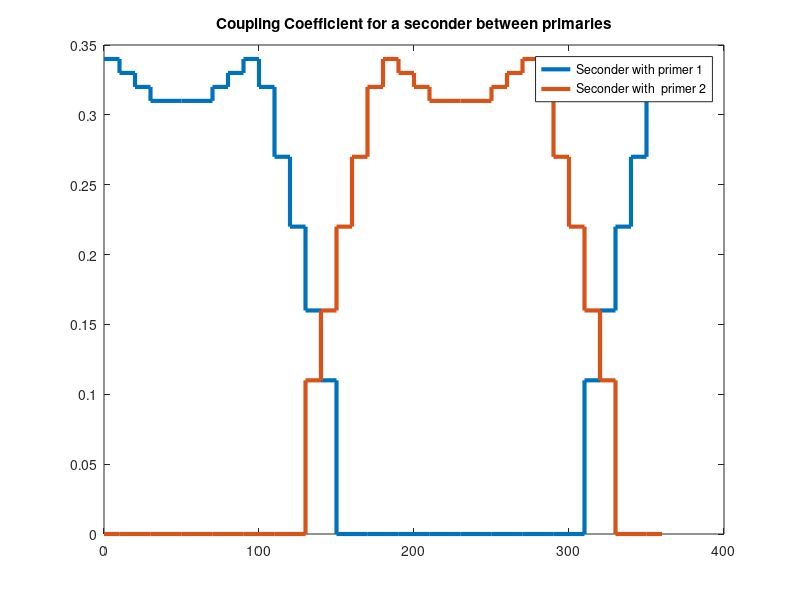
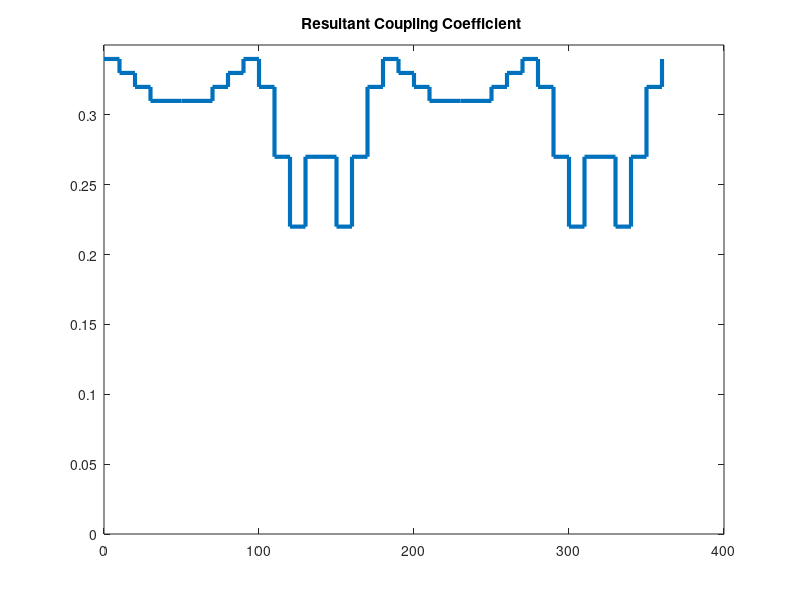
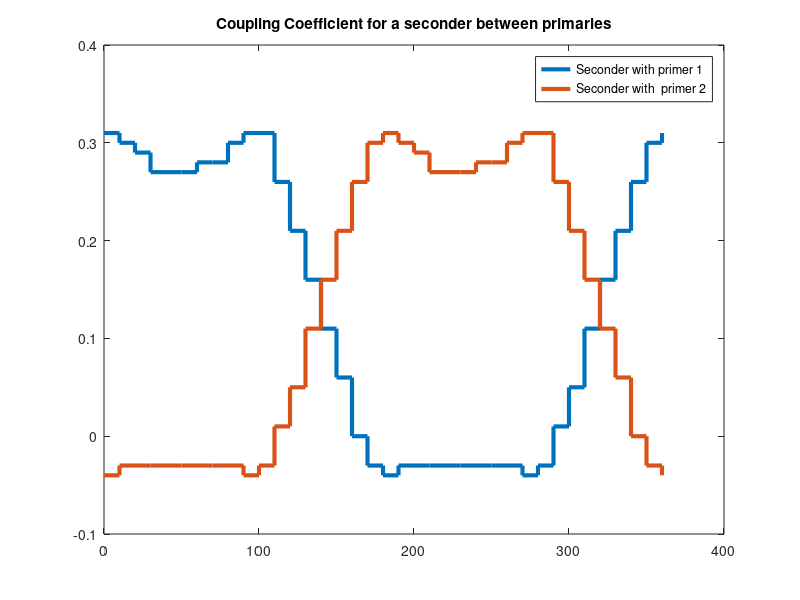
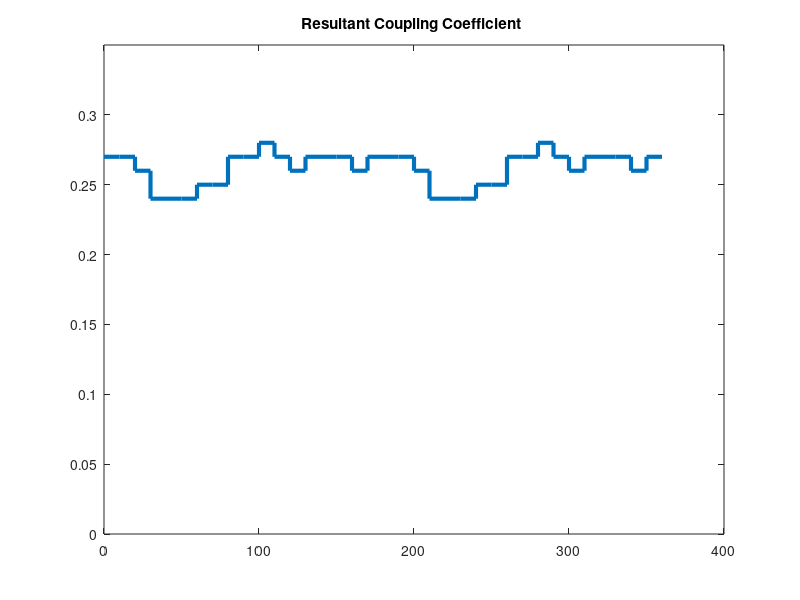

MATLAB code for these plots, in order:
% seconder mutual inductance changes with respect to mechanical angle
% starting angle is taken as primer and seconder are aligned with one edge.
% and seconder move to inside of the primer 1. 
%slope is 2

angle=0:10:360;
a= [ 0.34 0.33 0.32 0.31 0.31 0.31 ... 
                    0.31 0.32 0.33 0.34 0.32 0.27 ...
                     0.22 0.16 0.11 0 0 0 0];
                 
                 
b= [0 0 0 0 0 0 ... 
                 0 0 0 0 0 0 ...
              0 0.11 0.16 0.22 0.27 0.32 0.34 ];

mutual_primer_1= [a b(2:end)];  

mutual_primer_2= [b a(2:end)];
          
          
figure();
stairs(angle,mutual_primer_1,'LineWidth',3)
hold on;
stairs(angle,mutual_primer_2,'LineWidth',3)
hold on;
title('Coupling Coefficient for a seconder between primaries');
legend('Seconder with primer 1','Seconder with  primer 2')


figure();
stairs(angle,mutual_primer_1+mutual_primer_2,'LineWidth',3);
title('Resultant Coupling Coefficient ');
ylim([0 0.35])

%% slope 5 


angle=0:10:360;
a= [ 31 30 29 27 27 27 28 28 30 31 31 26 21 16 11 6 0 -3 -4];
a=a/100;                 
                 
b= [-4 -3 -3 -3 -3 -3 -3 -3 -3 -4 -3 1 5 11 16 21 26 30 31];
b=b/100;

mutual_primer_1= [a b(2:end)];  

mutual_primer_2= [b a(2:end)];
          
          
figure();
stairs(angle,mutual_primer_1,'LineWidth',3)
hold on;
stairs(angle,mutual_primer_2,'LineWidth',3)
hold on;
title('Coupling Coefficient for a seconder between primaries');
legend('Seconder with primer 1','Seconder with  primer 2')


figure();
stairs(angle,mutual_primer_1+mutual_primer_2,'LineWidth',3);
title('Resultant Coupling Coefficient ');
ylim([0 0.35])
